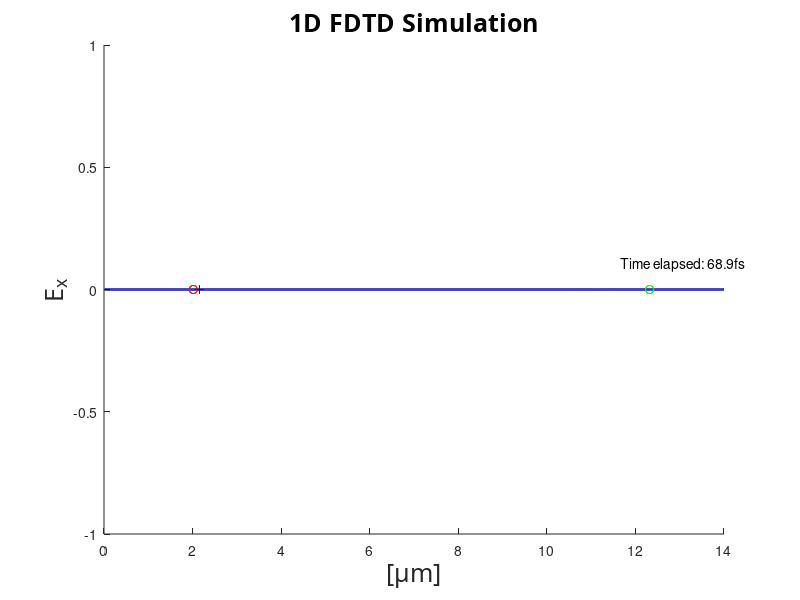
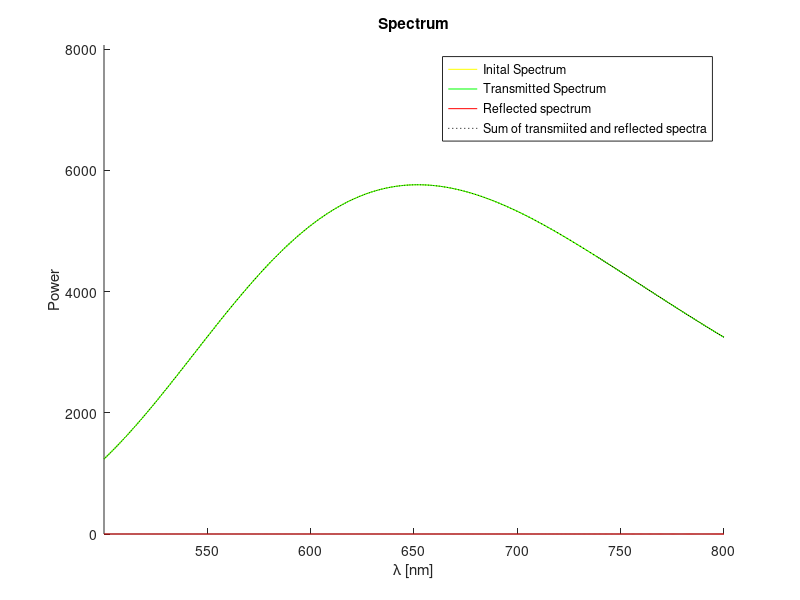
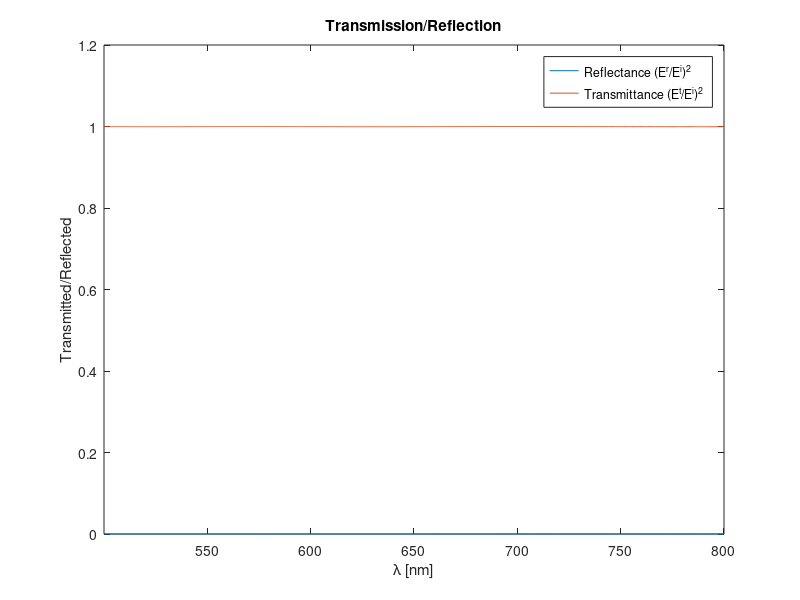

These figures' MATLAB source, in order:
clear all;
close all;

% Physical Constants
epsNot = 8.854187817620e-12;    % Permittivity of Free Space
muNot = 1.25663706e-6;          % Magnetic Constant
cNot = 2.99792458e8;            % Speed of light
etaNot = sqrt(muNot/epsNot);    % Characteristic impedence of free space

%%
%%%%%%%%%%%%%%%%%%%%%%%%%%%%%%%%%%%%%%%%%%%%%%%%%%%%%%%%%%%%%%%%%%%%%%%%%%%
% Program Info:                                                           %
% Simulates wave propagation in 1D using the FDTD method                  %
% 1. Utilizes Ex and Hy fields propagating in z direction                 %
% 2. CPML utilized to truncate spacial domain                             %
% 3. Source condition can be varied in the settings                       %
% 4. Coefficient vectors allow simple implementation of refractive        %
%    indices and/or simple lossy media                                    %
%                                                                         %
%%%%%%%%%%%%%%%%%%%%%%%%%%%%%%%%%%%%%%%%%%%%%%%%%%%%%%%%%%%%%%%%%%%%%%%%%%%

%% Parameters and Settings
%%%%%%%%%%%%%%%%%%%%%%% Define FDTD solution space %%%%%%%%%%%%%%%%%%%%%%%% 
spaceSize    = 14.0e-6;         % Spactial Domain  (1 = 1 meter)           [USER DEFINED]
timeDom      = 70e-15;           % Time domain      (1 = 1 sec)             [USER DEFINED]
gridSize     = 1000;            % Total number of spatial cells            [USER DEFINED]
dx           = spaceSize/gridSize;                 
dt           = .5*dx/(cNot);  
maxIter      = round(timeDom/dt);    

%%%%%%%%%%%%%%%%%%%%%%%% Hard source parameters %%%%%%%%%%%%%%%%%%%%%%%%%%%
% Gaussian = 1,  Modulated Gaussian = 2,  Sine Wave = 3, 
% Ricker Wavelet = 4;
pulseSetting = 2;               % Choose which source condition to use     [USER DEFINED]
sourcePos    = 2e-6 ;           % Location of source in meters             [USER DEFINED]
sourcePos    = round(sourcePos/dx);
% Gaussian Pulse parameters
width        = 10e-15;          % Approximate width of pulse in time (sec) [USER DEFINED]
maxT         = width*2;
% Sine Wave Parameters
f            = 460e12;          % Frequency                                [USER DEFINED]
amp          = 1;               % Amplitude of Wave                        [USER DEFINED]
lambda       = cNot/f;          % Wavelength
omega        = 2*pi*f;          % Angular Frequency
% Ricker Wavelet Parameters
fp           = 5e8;             % Peak Frequency                           [USER DEFINED]
md           = 1;               % Temporal Delay Multiple                  [USER DEFINED]
dr           = md/fp;           % Temporal Delay

%%%%%%%%%%%%%%%%%%%%%%% Frequency domain parameters %%%%%%%%%%%%%%%%%%%%%%%
lambdaWindow = [ 500, 800]*1e-9;
stepsF       = 1000;
detInitial   = sourcePos+1;     % Position of initial detector             [USER DEFINED]
detPost      = gridSize-120;    % Position of latter detector              [USER DEFINED]
detRef       = detInitial+10;   % Position of reflection detector

%%%%%%%%%%%%%%%%%%%%%%%%%%%%% PML Parameters %%%%%%%%%%%%%%%%%%%%%%%%%%%%%%
pmlWidth     = 10;              % Width of PML in grid points              [USER DEFINED]
sigM         = 3;               % Power of sigma in PML                    [USER DEFINED]
sigMax       = 5*(sigM+1)*...   % Max value of sigma in PML
              .8/(etaNot*dx);
kappaMax     = 1;               % Max value of kappa in PML                [USER DEFINED]
kappaM       = 3;               % Power of kappa in PML                    [USER DEFINED]
aMax         = 1;               % Max value of kappa in PML                [USER DEFINED]
aM           = 3;               % Power of a in PML                        [USER DEFINED]

%%%%%%%%%%%%%%%%%%%%%%%%%%%%% Other Settings %%%%%%%%%%%%%%%%%%%%%%%%%%%%%%
stopTime = 2000;
skipFrames = 50;
posMed = 3e-6;                  % Position of medium relative to source    [USER DEFINED]                              
posMed = round(posMed/dx)+sourcePos;
visible = [0 14.0 -1 1];
visible2 = [0 14 -.2 .2];
stoppingNorm = .0002;
switchAxis = 125000;

% Print current settings
display(strcat('Spacial domain =  ',  num2str(round(spaceSize*1e7)*1e-1), ' microns'))
display(strcat('dx =  ',  num2str(round(dx*1e10)*1e-1), ' nm'))
display(strcat('Time domain =  ',  num2str(round(maxIter*dt*1e16)*1e-1), ' fs'))
display(strcat('Time step =  ',  num2str(round(dt*1e19)*1e-4), ' fs'))

%% Frequency domain parameters
freqMin = cNot/lambdaWindow(1);
freqMax = cNot/lambdaWindow(2);
testFreq = linspace(freqMin, freqMax, stepsF);
testWL = cNot./testFreq;
EfInit  = zeros(size(testFreq));
EfFinal = zeros(size(testFreq));
EfRef   = zeros(size(testFreq));


%% Initialize solution vectors
xDom = 1:gridSize;

% Electric Field
Ex = zeros(1,gridSize);
Jx = zeros(1,gridSize);

% Magnetic Field
Hy = zeros(1,gridSize-1);
My = zeros(1,gridSize-1);

% Relative permittivity/permeability
sigx = zeros(1,gridSize);
epsx = ones(1,gridSize);
muy = ones(1,gridSize-1);

% PML Auxilliary variables
QEx = zeros(size(Hy));
QHy = zeros(size(Ex));


%% Compute coefficient vectors
% E-Field coeff.
cx1 = (1-(sigx.*dt)./(2*epsNot.*epsx))./(1+(sigx.*dt)./(2*epsNot.*epsx));
cx2 = (dt./(epsNot.*epsx))./(1+(sigx.*dt)./(2*epsNot.*epsx));

% D-Field coeff.
dy1 = dt./(muNot*muy);


%% Compute PML Coefficients
xVec = (1:pmlWidth)-.5;
xVecShift = xVec+.5;

% Basic Vectors
sigVec = (abs(xVec+.5).^sigM./pmlWidth.^sigM).*sigMax;
sigVecStag = (abs(xVec).^sigM./pmlWidth.^sigM).*sigMax;

kappaVec = 1+(abs(xVec+.5).^kappaM./pmlWidth.^kappaM).*(kappaMax-1);
kappaVecStag = 1+(abs(xVec).^kappaM./pmlWidth.^kappaM).*(kappaMax-1);

aVec = (abs(xVec+.5).^aM./pmlWidth.^aM).*aMax;
aVecStag = (abs(xVec).^aM./pmlWidth.^aM).*aMax;

% Full vector set spanning grid space
sigVecD = [sigVec(end:-1:1) zeros(1,gridSize-2*length(sigVec)) sigVec];
sigVecStagD = [sigVecStag(end:-1:1) zeros(1,gridSize-2*length(sigVec)-1) sigVecStag];

kappaVecD = [kappaVec(end:-1:1) ones(1,gridSize-2*length(kappaVec)) kappaVec];
kappaVecStagD = [kappaVecStag(end:-1:1) ones(1,gridSize-2*length(kappaVec)-1) kappaVecStag];

aVecD = [aVec(end:-1:1) zeros(1,gridSize-2*length(aVec)) aVec];
aVecStagD = [aVecStag(end:-1:1) zeros(1,gridSize-2*length(aVec)-1) aVecStag];

tau = (kappaVecD.*epsNot)./(kappaVecD.*aVecD+sigVecD);
tauStag = (kappaVecStagD.*epsNot)./(kappaVecStagD.*aVecStagD+sigVecStagD);

% Compute coefficients for use in update
bx = exp(-dt./tau);
by = exp(-dt./tauStag);

gx = (sigVecD./(kappaVecD.*(kappaVecD.*aVecD+sigVecD))).*(1-exp(-dt./tau));
gy = (sigVecStagD./(kappaVecStagD.*(kappaVecStagD.*aVecStagD+sigVecStagD))).*(1-exp(-dt./tauStag));

kx = kappaVecD;
ky = kappaVecStagD;

for k = 1:length(gx)
    if isnan(gx(k))
        gx(k) = 0;
    end
end

for k = 1:length(gy)
    if isnan(gy(k))
        gy(k) = 0;
    end
end




%% %%%%%%%%%%%%%%%%%%%%%%%%%%%%%%%%%%%%%%%% MAIN SOLUTION LOOP %%%%%%%%%%%%%%%%%%%%%%%%%%%%%%%%%%%%%%%% %%
figure('outerposition', [110   100   1100   600])
set(1,'color',[.9 .9 .9])

for n = 1:maxIter
    %% Source Condition  
    if pulseSetting == 1            % Gaussian Source
        source = exp(-(maxT-n*dt)^2/(width/5)^2);
    elseif pulseSetting == 2        % Modulated Gaussian Source
        source = exp(-(maxT-n*dt)^2/(width/5)^2) * amp*sin(omega*n*dt);
    elseif pulseSetting == 3        % CW source
        source = amp*sin(omega*n*dt);
    elseif pulseSetting == 4        % Ricker Wavelet source
        source = (1-2*(pi*fp*(n*dt-dr))^2)*exp(-(pi*fp*(n*dt-dr))^2);
    end

    %% Field Updates
    %%%%%%%%%%%%%%%%%%%%%%%%%%%%% H-field Update %%%%%%%%%%%%%%%%%%%%%%%%%%%%%
    QEx = by.*QEx - gy.*(Ex(2:end) - Ex(1:end-1))/dx;
    Hy = Hy + dy1.*ky.*((Ex(2:end) - Ex(1:end-1))/dx + QEx);

    %%%%%%%%%%%%%%%%%%%%%%%%%%%%% E-field Update %%%%%%%%%%%%%%%%%%%%%%%%%%%%%
    QHy(2:end-1) = bx(2:end-1).*QHy(2:end-1) - gx(2:end-1).*(Hy(2:end) - Hy(1:end-1))/dx;
    Ex(2:end-1)  = cx1(2:end-1).*Ex(2:end-1) + cx2(2:end-1).*kx(2:end-1).*( ((Hy(2:end) - Hy(1:end-1))/dx) + QHy(2:end-1) );

    % Source Update
    if n*dt < maxT*2
    Ex(sourcePos) = source;
    end

    % E-field Boundary Update
    Ex(1)   = 0 ;
    Ex(end) = 0 ;

    %% Frequency Domain via Discrete Fourier Transform

    if n < stopTime
        EfInit = EfInit + Ex(detInitial).*exp(-1i.*2.*pi.*dt*n.*testFreq);
    else
        EfRef = EfRef + Ex(detRef).*exp(-1i.*2.*pi.*dt*n.*testFreq);
    end
        EfFinal = EfFinal + Ex(detPost).*exp(-1i.*2.*pi.*dt*n.*testFreq);

    %% Continuous plotting
    
    if mod(n,skipFrames) == 0 
        %%%%%%%%%%%%%%%%%%%%%% Generate plots/movie %%%%%%%%%%%%%%%%%%%%%%
        clf
        hold on
        disConv = dx*10^6;
        
        % E-field plot
        plot(xDom*disConv, Ex, 'color', [ 0 0 .6], 'linewidth', 2) 
        title('1D FDTD Simulation', 'fontsize', 18, 'fontname', 'cordia new')
        xlabel('[{\mu}m]', 'fontsize', 18, 'fontname', 'cordia new')
        ylabel('E_x', 'fontsize', 18, 'fontname', 'cordia new')
        axis([ 0 gridSize*disConv -1 1])

        % Plot detectors
        plot(detInitial*disConv, 0, 'ro', detPost*disConv, 0, 'go' , detRef*disConv, 0, 'b+')
        plot(detInitial*disConv, 0, 'ro', detPost*disConv, 0, 'go' , detRef*disConv, 0, 'b+')
       

        % Display current time
        timeElaps = num2str(round(n*dt*10^16)*10^-1);
        timeElapsed = strcat('Time elapsed:{ } ', timeElaps, 'fs');
        text(gridSize/1.2*disConv, .105, timeElapsed); 

        % Makes run slower but shows graph each time
        M = getframe(gcf);
        % Movie recording goes here

    end

end

%%%%%%%%%%%%%%%%%%%%%%%%%%%%%%%%%%%%%%%%% END MAIN SOLUTION LOOP %%%%%%%%%%%%%%%%%%%%%%%%%%%%%%%%%%%%%%%%%





%% Generation and plotting of frequency domain results 

% Amplitude in frequency domain
magI = abs(EfInit).^2;
magF = abs(EfFinal).^2;
magR = abs(EfRef).^2;

figure('outerposition', [10   600   600   600])
% Plot freq. spectrum
hold on
plot(testWL*1e9, magI, 'y')
plot(testWL*1e9, magF, 'g')
plot(testWL*1e9, magR, 'r')
plot(testWL*1e9, magR+magF, 'k:')
hold off
ylabel('Power') 
xlabel('{\lambda} [nm]')
legend('Inital Spectrum', 'Transmitted Spectrum', 'Reflected spectrum', 'Sum of transmiited and reflected spectra')
title('Spectrum')
axis([1e9*min(testWL), 1e9*max(testWL),  0 1.4*max([max(magI), max(magR), max(magI)])]) 

% Plot Transmission
trans = magF./magI;
refl = magR./magI;
figure('outerposition', [700   600   600   600])
plot(testWL*1e9, refl, testWL*1e9, trans)
ylabel('Transmitted/Reflected') 
xlabel('{\lambda} [nm]')
legend('Reflectance (E^r/E^i)^2', 'Transmittance (E^t/E^i)^2')
title('Transmission/Reflection')
axis([1e9*min(testWL), 1e9*max(testWL),  0 1.2*max([max(trans), max(refl)])]) 
